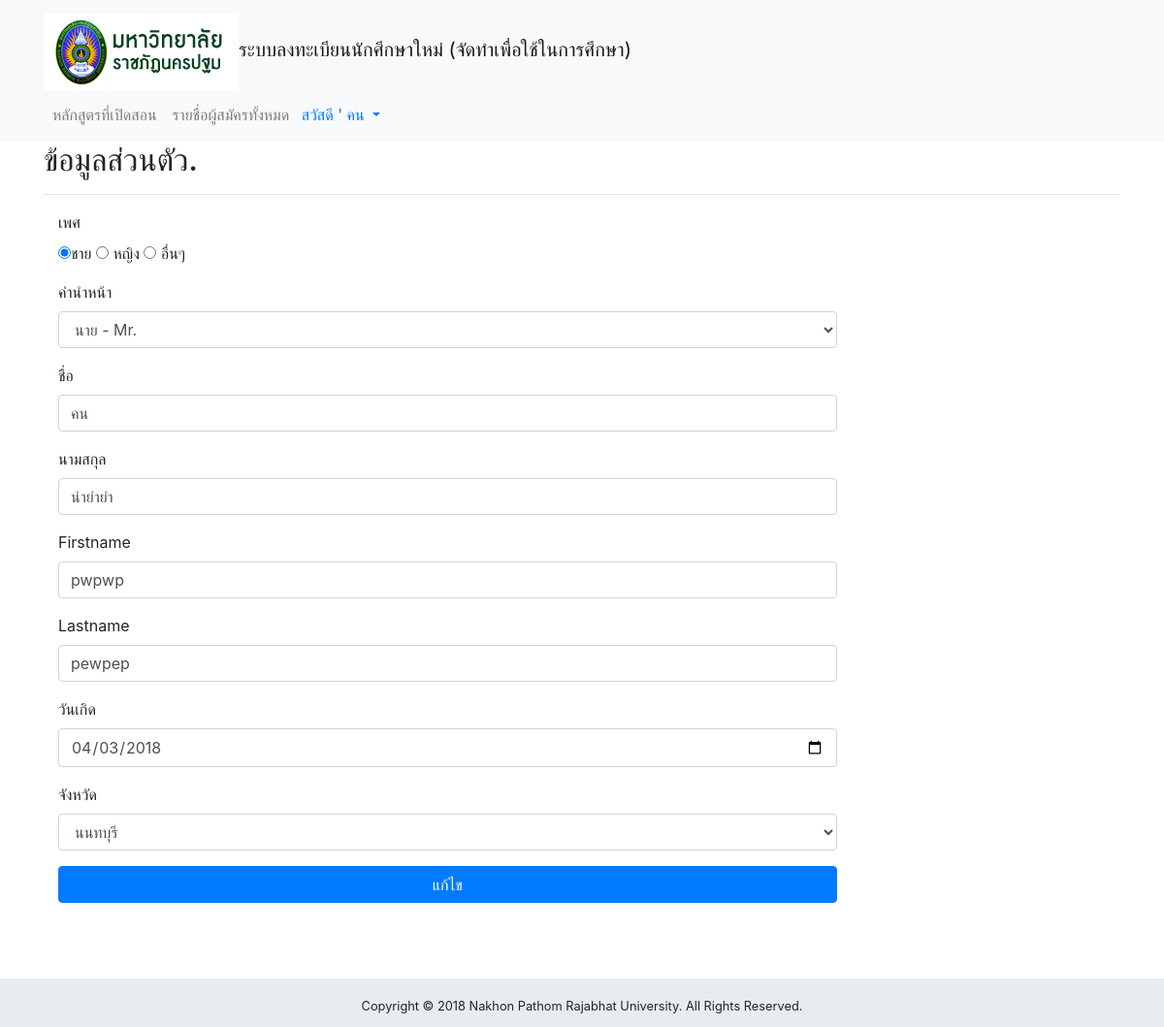
Screenshot of /profile.php (signed in) with the database file from the repository.
### tables this page shows
CREATE TABLE `user` (
  `id` char(13) NOT NULL,
  `email` varchar(100) NOT NULL,
  `gender` varchar(10) NOT NULL,
  `name_title` int(11) NOT NULL,
  `th_name` varchar(50) NOT NULL,
  `th_lname` varchar(50) NOT NULL,
  `en_name` varchar(50) NOT NULL,
  `en_lname` varchar(50) NOT NULL,
  `birth` date NOT NULL,
  `pro_id` int(11) NOT NULL,
  `pw` varchar(255) NOT NULL,
  `major_id` int(4) DEFAULT NULL
);

### class.user.php (called while the page is built, shortened)
<?php
class USER
{
	private $conn;
	public function __construct()
	{
		$database = new Database();
		$db = $database->dbConnection();
		$this->conn = $db;
	}
	public function runQuery($sql)
	{
		$stmt = $this->conn->prepare($sql);
		return $stmt;
	}
	public function showProvinces(){
		try
		{
			$st = $this->conn->prepare("SELECT * FROM regis.provinces");
			$st->execute();
			$stm = $st->fetchAll();
			return $stm;
		}
		catch(PDOException $e)
		{
			echo $e->getMessage();
		}
	}
	public function showTitle(){
		try
		{
			$st = $this->conn->prepare("SELECT * FROM regis.title_name");
			$st->execute();
			$stm = $st->fetchAll();
			return $stm;
		}
		catch(PDOException $e)
		{
			echo $e->getMessage();
		}
	}
}
?>

### profile.php (the view, shortened to what this page needs)
<?php
include_once('header.php');
?>
<div class="signin-form">
	<div class="container">
		<form method="post" class="form-signin" action="updd.php">
			<h2 class="form-signin-heading">ข้อมูลส่วนตัว.</h2><hr />
			<div class="form-group">
			<div class="form-group">
				<label for="gender1" class="col-sm-3 control-label">เพศ</label>
				<div class="col-sm">
					<input type="radio" id="gender" name="gender" value="ชาย" <?php if($userRow['gender']=="ชาย"){echo "checked";} ?>>ชาย
					<input type="radio" id="gender" name="gender" value="หญิง" <?php if($userRow['gender']=="หญิง"){echo "checked";} ?>> หญิง
					<input type="radio" id="gender" name="gender" value="อื่นๆ" <?php if($userRow['gender']=="อื่นๆ"){echo "checked";} ?>> อื่นๆ
				</div>
			</div>
			<div class="form-group">
				<label for="title" class="col-sm-3 control-label">คำนำหน้า</label>
				<div class="col-sm-9">
					<select  id="name_title" name="name_title" class="form-control">
						<?php
						$result = $auth_user->showTitle();
						if(isset($result)){foreach($result as $row){ if($userRow['title_id']==$row['title_id']){?>
							<option selected="selected" value="<?php echo $row['title_id'];?>"><?php echo $row['title_name'];?> - <?php echo $row['title_en'];?></option>
							<?php
						}else{?>
							<option value="<?php echo $row['title_id'];?>"><?php echo $row['title_name'];?> - <?php echo $row['title_en'];?></option>
							<?php
						}
					}
				}?>
			</select>
		</div>
	</div>
	<div class="form-group">
		<label for="th_name" class="col-sm-3 control-label">ชื่อ</label>
		<div class="col-sm-9">
			<input type="text"  id="th_name" value="<?php echo $userRow['th_name']; ?>" name="th_name" pattern="[ก-๙]{2,}" min="2" max="50"  class="form-control" required >
		</div>
	</div>
	<div class="form-group">
		<label for="th_lname" class="col-sm-3 control-label">นามสกุล</label>
		<div class="col-sm-9">
			<input type="text" id="th_lname" value="<?php echo $userRow['th_lname']; ?>" name="th_lname" pattern="[ก-๙]{2,}" min="2" max="50" class="form-control" required >
		</div>
	</div>
	<div class="form-group">
		<label for="en_name" class="col-sm-3 control-label">Firstname</label>
		<div class="col-sm-9">
			<input type="text" id="en_name" value="<?php echo $userRow['en_name']; ?>" name="en_name" class="form-control" required >
		</div>
	</div>
	<div class="form-group">
		<label for="en_lname" class="col-sm-3 control-label">Lastname</label>
		<div class="col-sm-9">
			<input type="text" id="en_lname" value="<?php echo $userRow['en_lname']; ?>" name="en_lname" class="form-control" required >
		</div>
	</div>
	<div class="form-group">
		<label for="birth" class="col-sm-3 control-label">วันเกิด</label>
		<div class="col-sm-9">
			<input type="date" id="birth" value="<?php echo $userRow['birth']; ?>" name="birth" class="form-control" required >
		</div>
	</div>
	<div class="form-group">
		<label for="country" class="col-sm-3 control-label">จังหวัด</label>
		<div class="col-sm-9">
			<select  id="country" name="country" class="form-control" >
				<?php
				$result1 = $auth_user->showProvinces();
				foreach($result1 as $row1){ if($row1['PROVINCE_ID']==$userRow['pro_id'])  { ?>
					<option selected="selected" value="<?php echo $row1['PROVINCE_ID'];?>"><?php echo $row1['PROVINCE_NAME'];?></option>
					<?php
				}else{ ?>
						<option value="<?php echo $row1['PROVINCE_ID'];?>"><?php echo $row1['PROVINCE_NAME'];?></option>
						<?php
						}
				}?>
			</select>
		</div>
	</div>
	<div class="form-group">
		<div class="col-sm-9 col-sm-offset-3">
			<button type="submit" class="btn btn-primary btn-block" name="btn-signup">แก้ไข</button>
		</div>
	</div>
	<br />
</form>
</div>
</div>
<?php
include_once('footer.php');
?>

### header.php (shortened to what this page needs)
<?php
	require_once("class.user.php");
	$auth_user = new USER();
	$user_id = $_SESSION['user_session'];
	$stmt = $auth_user->runQuery("SELECT * FROM  regis.user u
JOIN regis.provinces p on u.pro_id=p.PROVINCE_ID
NATURAL JOIN regis.major m
NATURAL JOIN regis.faculty f
JOIN regis.title_name tn ON  u.name_title=tn.title_id WHERE id= :user_id");
	$stmt->execute(array(":user_id"=>$user_id));
	$userRow=$stmt->fetch(PDO::FETCH_ASSOC);
?>
<!doctype html>
<html lang="en">
<head>
  <link rel="stylesheet" href="https://maxcdn.bootstrapcdn.com/bootstrap/4.0.0/css/bootstrap.min.css">
	<link href="vendor/bootstrap/css/bootstrap.min.css" rel="stylesheet">
  <link href="vendor/font-awesome/css/font-awesome.min.css" rel="stylesheet" type="text/css">
  <link href="vendor/datatables/dataTables.bootstrap4.css" rel="stylesheet">
  <link href="css/sb-admin.css" rel="stylesheet">
</head>
<body>
  <nav class="navbar navbar-expand-lg navbar-light bg-light default navbar-fixed-top">
  <div class="center container-fluid">
    <div class="container">
      <div class="navbar-header">
      <a class="navbar-brand" href="home.php"><img src="img/cb1.png">ระบบลงทะเบียนนักศึกษาใหม่ (จัดทำเพื่อใช้ในการศึกษา)</a>
      <div class="collapse navbar-collapse" id="navbarNavAltMarkup">
        <div class="navbar-nav">
          <a class="nav-item nav-link" href="opencourse.php">หลักสูตรที่เปิดสอน</a>
					<a class="nav-item nav-link" href="alluser.php">รายชื่อผู้สมัครทั้งหมด</a>
        </div>
        <div class="nav navbar-nav navbar-right">
          <li class="dropdown">
            <a href="#" class="dropdown-toggle" data-toggle="dropdown" role="button" aria-haspopup="true" aria-expanded="false">
        <span class="glyphicon glyphicon-user"></span>&nbsp;สวัสดี ' <?php echo $userRow['th_name']; ?>&nbsp;<span class="caret"></span></a>
          </li>
        </div>
      </div>
    </div>
    </div>
    </div>
    </nav>

### css/sb-admin.css (style rules this page uses)
html { position: relative; min-height: 100%; }
body { overflow-x: hidden; }

### rows the page displays
user: th_name "คน", gender "☑", th_lname "นำยำยำ", en_name "pwpwp", en_lname "pewpep", birth "04/03/2018"

### other values shown
form field name_title "นาย - Mr."
form field country "นนทบุรี"
